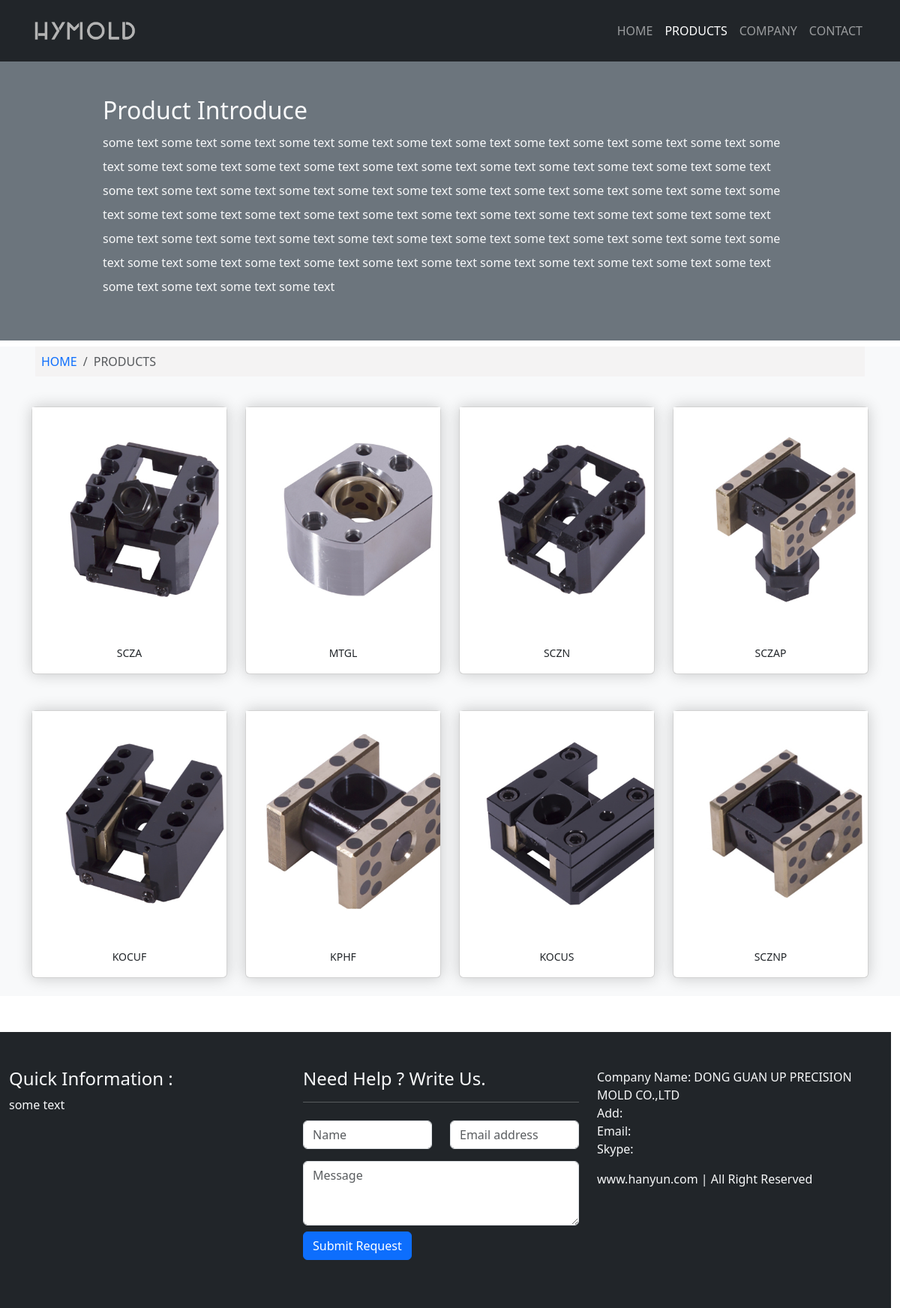
Page /products on the committed database.
### app.py (models this page shows)
class Product(db.Model):
    __tablename__ = 'product'
    id = db.Column(db.Integer, primary_key=True)
    name = db.Column(db.String(20))
    price = db.Column(db.Float)
    description = db.Column(db.String(200))
    content = db.Column(db.Text())
    timestamp = db.Column(db.DateTime, nullable=False, default=datetime.now, index=True)
    clicks = db.Column(db.Integer)

class Photo(db.Model):
    __tablename__ = 'photo'
    id = db.Column(db.Integer, primary_key=True)
    filename = db.Column(db.String(100))
    timestamp = db.Column(db.DateTime, nullable=False, default=datetime.now, index=True)
    product_id = db.Column(db.Integer, db.ForeignKey('product.id'))
    product = db.relationship('Product', backref=db.backref('photos', lazy='dynamic', cascade='all, delete-orphan'))
    source = db.Column(db.String(200), default='form')  # 区别图片来源

### app.py (the view)
@app.route('/products')
def products():
    return render_template('products.html')

### app.py (called while the page is built)
@app.context_processor
def make_template_context():
    return dict(
        products=Product.query.order_by(Product.id.asc()).all(),
        about=About.query.order_by(About.timestamp.desc()).first(),
        advantages=Advantage.query.order_by(Advantage.id.asc()).all()
    )

### templates/products.html (shortened to what this page needs)
{% extends 'base.html' %}
{% block nav_products %}
    active
{% endblock %}
{% block content %}
    <div class="section bg-secondary py-5 custom-container">
        <div class="container">
            <div class="row text-light">
                <div class="col-md-10 offset-md-1 col-sm-10 offset-sm-1">
                    <h2>Product Introduce</h2>
                    <h6 class="lh-lg">
                        some text some text some text some text some text some text some text some text some text some
                        text some text some text some text some text some text some text some text some text some text
                        some text some text some text some text some text some text some text some text some text some
                        text some text some text some text some text some text some text some text some text some text
                        some text some text some text some text some text some text some text some text some text some
                        text some text some text some text some text some text some text some text some text some text
                        some text some text some text some text some text some text some text some text some text some
                        text some text some text some text some text some text some text
                    </h6>
                </div>
            </div>
        </div>
    </div>
    <section class="text-center bg-light">
        <div class="container">
            <nav aria-label="breadcrumb" class="mt-2 mb-3">
                <ol class="breadcrumb p-2 breadcrumb-style">
                    <li class="breadcrumb-item">
                        <a href="{{ url_for('index') }}"
                           class="link-underline link-underline-opacity-0 link-underline-opacity-75-hover">HOME
                        </a>
                    </li>
                    <li class="breadcrumb-item active" aria-current="page">PRODUCTS</li>
                </ol>
            </nav>
            <div class="row">
                {% for product in products %}
                    <div class="col-md-3 col-sm-6 col-12 my-2">
                        <div class="card my-3 transition_style">
                            <div class="light-move">
                                <a href="{{ url_for('product', product_id=product.id) }}">
                                    {% set photo = product.photos|first %}
                                    {% if photo %}
                                        <img src="{{ url_for('get_image', filename=photo.filename) }}"
                                             alt="{{ product.name }}" style="width: 300px;height: auto;">
                                    {% else %}
                                        <img class="card-img-top"
                                             src="{{ url_for('static', filename='img/no_product.jpg') }}"
                                             alt="Card image cap">
                                    {% endif %}
                                </a>
                            </div>
                            <a href="{{ url_for('product', product_id=product.id) }}"
                               class="p-3 btn btn-sm">{{ product.name }}</a>
                        </div>
                    </div>
                {% endfor %}
            </div>
        </div>
    </section>
{% endblock %}

### static/css/styles.css (style rules this page uses)
.custom-container { margin-top: 80px; padding-left: 0px; padding-right: 0px; }
.transition_style { transition: all 0.5s; box-shadow: 0 0 20px rgba(0, 0, 0, 0.2); }
.breadcrumb-style { padding: 5px; margin: 5px; background-color: #f4f3f3; }
.light-move { position: relative; overflow: hidden; cursor: pointer; }
.light-move:after { position: absolute; left: -100%; top: 0; width: 50%; height: 100%; content: ""; background: linear-gradient(to right, rgba(255, 255, 255, 0) 0, rgba(255, 255, 255, 0.3) 50%, rgba(255, 255, 255, 0) 100%); transform: skewX(-45deg); pointer-events: none; }

### rows in the picture
Product: filename (picture), name "SCZA"
Product: filename (picture), name "MTGL"
Product: filename (picture), name "SCZN"
Product: filename (picture), name "SCZAP"
Product: filename (picture), name "KOCUF"
Product: filename (picture), name "KPHF"
Product: filename (picture), name "KOCUS"
Product: filename (picture), name "SCZNP"
